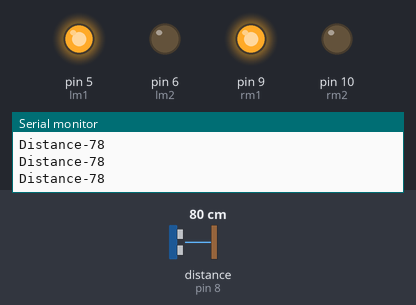
Recording of a sketch running on a simulated Arduino Uno, built with avr-gcc and run on an emulated ATmega328P. Shown: output pins drawn as LEDs (lit = HIGH), the last lines printed to the serial monitor. Wiring (inferred from the names in the program): ultrasonic range finder: trigger pin 7; echo pin 8. Dashed ring = blinking. The inputs (shaded band) are chosen by the test bench; at power-on: distance to the obstacle (sensor on pin 8) 80 cm. The echo pulse lasts 58.3 µs per cm; pins used as bus, display or sensor lines are not drawn.

Above: at 1.2 s.
1.3 s: distance to the obstacle (sensor on pin 8) set to 23 cm
2.8 s: distance to the obstacle (sensor on pin 8) set to 18 cm
At 4.3 s:
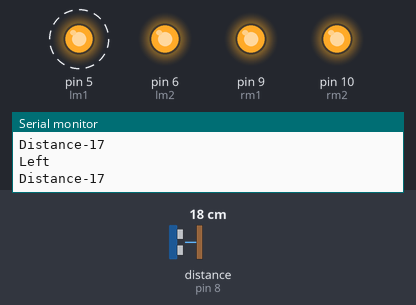
5.8 s: distance to the obstacle (sensor on pin 8) set to 120 cm
At 6.27 s:
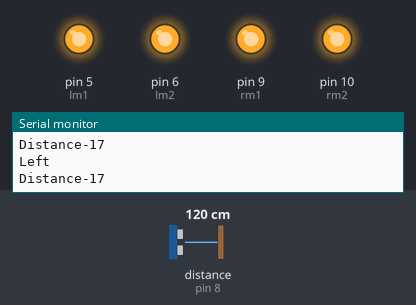
7.9 s: distance to the obstacle (sensor on pin 8) set to 2 cm
At 8.61 s:
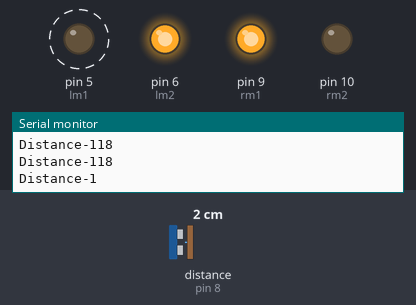
Timing chart, 0 to 11.9 s (numbered marks = the images above; inputs shaded):
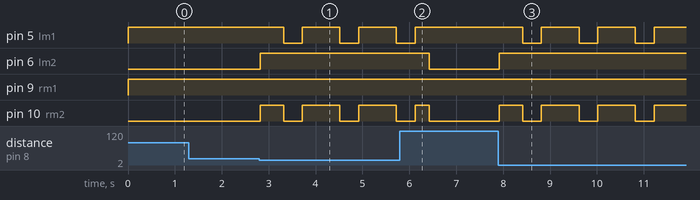

The sketch:

Obstacle_Avoiding_without__Servo.ino
```cpp
const int trigPin = 7;
const int echoPin = 8;
long duration;
int distance;
#define rm1 9
#define rm2 10
#define lm1 5
#define lm2 6
//#define s1 3
//#define s2 11

void setup() {
  Serial.begin(9600);
  pinMode(trigPin, OUTPUT);
  pinMode(echoPin, INPUT);
  pinMode(rm1,OUTPUT);
  pinMode(rm2,OUTPUT);
  pinMode(lm1,OUTPUT);
  pinMode(lm2,OUTPUT);
 // pinMode(s1,OUTPUT);
 // pinMode(s2,OUTPUT);
}

void straight()
{
  digitalWrite(rm1,1);
  digitalWrite(rm2,0);
  digitalWrite(lm1,1);
  digitalWrite(lm2,0);
}

void left()
{
  digitalWrite(rm1,1);
  digitalWrite(rm2,0);
  digitalWrite(lm1,0);
  digitalWrite(lm2,1);
}

void brake()
{
  digitalWrite(rm1,1);
  digitalWrite(rm2,1);
  digitalWrite(lm1,1);
  digitalWrite(lm2,1);
}

void SonarSensor()
{
  digitalWrite(trigPin, LOW);
  delayMicroseconds(2);
  digitalWrite(trigPin, HIGH);
  delayMicroseconds(10);
  digitalWrite(trigPin, LOW);
  duration = pulseIn(echoPin, HIGH);
  distance= duration*0.034/2;
  Serial.print("Distance-");
  Serial.println(distance);
}

void loop() {
  SonarSensor();
 // analogWrite(s1,60);
 // analogWrite(s2,60);
  if(distance>=20)
  {
    straight();
  }
  else
  {
    brake();
    delay(500);
    left();
    delay(400);
    brake();
    delay(300);
    Serial.println("Left");
  }
}
```

Measured:
- the behaviour switches between 21 and 20 cm on distance to the obstacle (sensor on pin 8) (found by bisection; images 0 and 1)
- after the input at 2.8 s, pin 5 (lm1): alternates HIGH for 0.80 s and LOW for 0.40 s, starting after 0.52 s; pin 6 (lm2): LOW → HIGH at once; pin 10 (rm2): LOW → HIGH at once, then repeats every 1.2 s: LOW 0.40 s, HIGH 0.80 s
- after the input at 5.8 s, pin 5 (lm1): goes on until 6.1 s, then stays HIGH; pin 6 (lm2): HIGH → LOW after 0.63 s
- after the input at 7.9 s, pin 5 (lm1): alternates HIGH for 0.80 s and LOW for 0.40 s, starting after 0.52 s; pin 6 (lm2): LOW → HIGH at once; pin 10 (rm2): LOW → HIGH at once, then repeats every 1.2 s: LOW 0.40 s, HIGH 0.80 s
